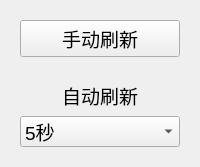
     <widget class="QWidget" name="widget_Refresh" native="true">
      <layout class="QVBoxLayout" name="verticalLayout_8">
       <item>
        <widget class="QWidget" name="buttonWidget" native="true">
         <layout class="QVBoxLayout" name="verticalLayout">
          <item>
           <widget class="QPushButton" name="buttonRefresh">
            <property name="styleSheet">
             <string notr="true">font: 14pt</string>
            </property>
            <property name="text">
             <string>手动刷新</string>
            </property>
           </widget>
          </item>
         </layout>
        </widget>
       </item>
       <item>
        <widget class="QWidget" name="widget_3" native="true">
         <layout class="QVBoxLayout" name="verticalLayout_7">
          <item>
           <layout class="QVBoxLayout" name="verticalLayoutForTimeWidget">
            <item>
             <widget class="QLabel" name="labelRefreshTime">
              <property name="text">
               <string>&lt;html&gt;&lt;head/&gt;&lt;body&gt;&lt;p&gt;&lt;span style=&quot; font-size:14pt;&quot;&gt;自动刷新&lt;/span&gt;&lt;/p&gt;&lt;/body&gt;&lt;/html&gt;</string>
              </property>
              <property name="textFormat">
               <enum>Qt::AutoText</enum>
              </property>
              <property name="alignment">
               <set>Qt::AlignCenter</set>
              </property>
             </widget>
            </item>
            <item>
             <widget class="QComboBox" name="comboBoxRefreshTime">
              <property name="acceptDrops">
               <bool>false</bool>
              </property>
              <property name="styleSheet">
               <string notr="true">font: 14pt</string>
              </property>
              <property name="currentText">
               <string>5秒</string>
              </property>
              <item>
               <property name="text">
                <string>5秒</string>
               </property>
              </item>
              <item>
               <property name="text">
                <string>10秒</string>
               </property>
              </item>
              <item>
               <property name="text">
                <string>30秒</string>
               </property>
              </item>
              <item>
               <property name="text">
                <string>60秒</string>
               </property>
              </item>
              <item>
               <property name="text">
                <string>5分钟</string>
               </property>
              </item>
              <item>
               <property name="text">
                <string>10分钟</string>
               </property>
              </item>
              <item>
               <property name="text">
                <string>仅手动</string>
               </property>
              </item>
             </widget>
            </item>
           </layout>
          </item>
         </layout>
        </widget>
       </item>
      </layout>
     </widget>
